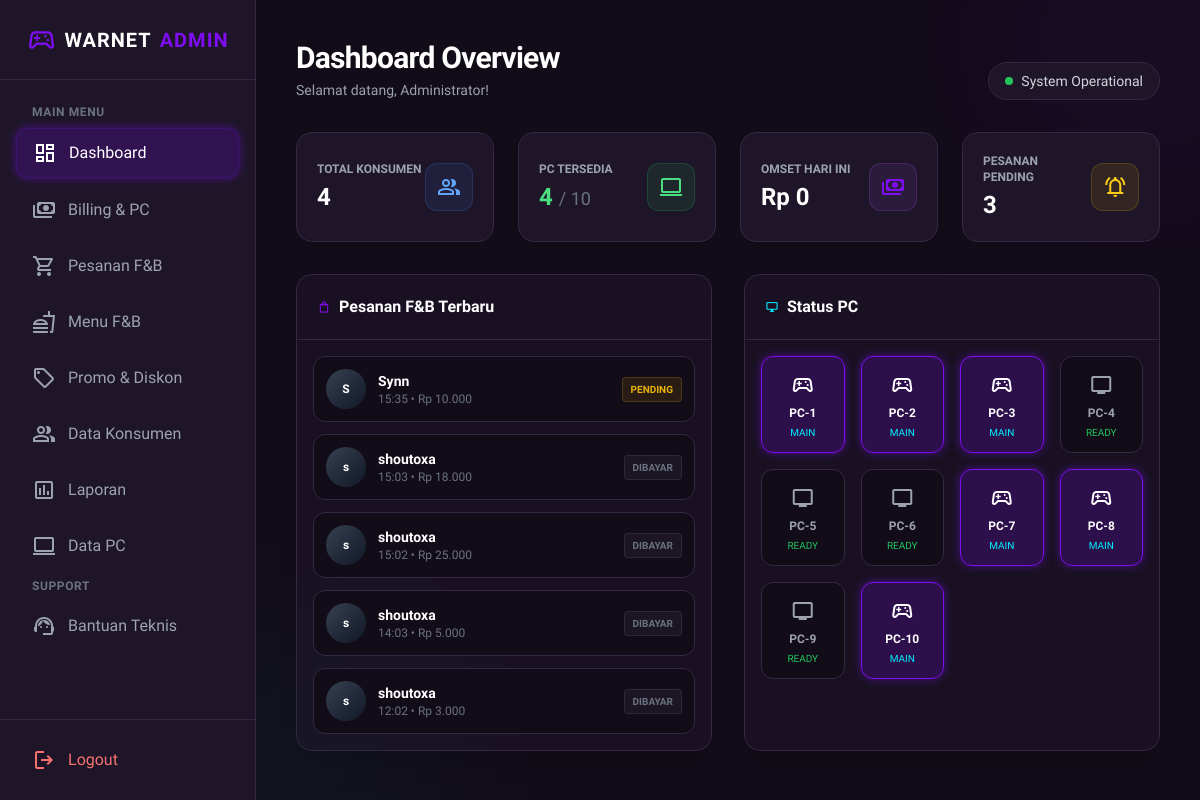
The page /pages/admin/dashboard.php (signed in) on the database its author committed.
### tables this page shows
CREATE TABLE `pesanan` (
  `id_pesanan` int(11) NOT NULL,
  `waktu_pesanan` datetime DEFAULT NULL,
  `status_pesanan` enum('pending','dibayar','selesai','batal') DEFAULT NULL,
  `total_pesanan` decimal(12,2) DEFAULT NULL,
  `id_konsumen` int(11) DEFAULT NULL,
  `id_keranjang` int(11) DEFAULT NULL,
  `id_admin` int(11) DEFAULT NULL,
  `id_promo` int(11) DEFAULT NULL
);

CREATE TABLE `konsumen` (
  `id_konsumen` int(11) NOT NULL,
  `username` varchar(50) DEFAULT NULL,
  `password` varchar(255) DEFAULT NULL,
  `email` varchar(100) DEFAULT NULL,
  `saldo` decimal(12,2) DEFAULT NULL
);

CREATE TABLE `pc` (
  `id_pc` int(11) NOT NULL,
  `status_pc` enum('tersedia','digunakan','rusak') DEFAULT NULL,
  `id_konsumen` int(11) DEFAULT NULL,
  `id_admin` int(11) DEFAULT NULL
);

### pages/admin/dashboard.php (the view, shortened to what this page needs)
<?php
require_once '../../includes/config.php';
$total_konsumen = 0;
$q = $conn->query("SELECT COUNT(*) as total FROM konsumen");
if ($q) $total_konsumen = $q->fetch_assoc()['total'];
$total_pc = 0;
$q = $conn->query("SELECT COUNT(*) as total FROM pc");
if ($q) $total_pc = $q->fetch_assoc()['total'];
$pc_tersedia = 0;
$q = $conn->query("SELECT COUNT(*) as total FROM pc WHERE status_pc = 'tersedia'");
if ($q) $pc_tersedia = $q->fetch_assoc()['total'];
$today = date('Y-m-d');
$q1 = $conn->query("SELECT COALESCE(SUM(total_pesanan), 0) as total FROM pesanan WHERE DATE(waktu_pesanan) = '$today' AND status_pesanan = 'selesai'");
$rev_fnb = $q1 ? $q1->fetch_assoc()['total'] : 0;
$q2 = $conn->query("SELECT COALESCE(SUM(total_bayar), 0) as total FROM transaksi_pc WHERE DATE(waktu_mulai) = '$today'");
$rev_pc = $q2 ? $q2->fetch_assoc()['total'] : 0;
$revenue_today = $rev_fnb + $rev_pc;
$pending_orders = 0;
$q = $conn->query("SELECT COUNT(*) as total FROM pesanan WHERE status_pesanan = 'pending'");
if ($q) $pending_orders = $q->fetch_assoc()['total'];
function rupiah($angka)
{
    return "Rp " . number_format($angka, 0, ',', '.');
}
?>
<!DOCTYPE html>
<html lang="id" class="dark">
<head>
    <script src="https://cdn.tailwindcss.com"></script>
</head>
<body class="bg-dark-bg text-gray-200 font-sans antialiased h-screen flex overflow-hidden">
    <?php include '../../includes/sidebar_admin.php'; ?>
    <main class="flex-1 flex flex-col h-screen overflow-hidden relative md:ml-64">
        <div class="absolute top-0 left-0 w-full h-full overflow-hidden pointer-events-none z-0">
        </div>
        <div class="flex-1 overflow-y-auto p-6 md:p-10 z-10 scroll-smooth">
            <div class="flex justify-between items-end mb-8">
                <div>
                    <h2 class="text-3xl font-bold text-white tracking-tight">Dashboard Overview</h2>
                    <p class="text-gray-400 mt-1 text-sm">Selamat datang, Administrator!</p>
                </div>
                <div class="hidden md:block">
                    <div class="px-4 py-2 bg-dark-surface rounded-full border border-dark-border flex items-center gap-2 text-sm text-gray-300">
                        <span class="w-2 h-2 rounded-full bg-green-500 animate-pulse"></span>
                        System Operational
                    </div>
                </div>
            </div>
            <div class="grid grid-cols-1 md:grid-cols-2 lg:grid-cols-4 gap-6 mb-8">
                <div class="bg-dark-surface border border-dark-border p-5 rounded-2xl flex items-center justify-between hover:border-primary/50 transition-all group">
                    <div>
                        <p class="text-gray-400 text-xs uppercase font-semibold mb-1">Total Konsumen</p>
                        <h3 class="text-2xl font-bold text-white group-hover:text-primary transition-colors"><?= $total_konsumen; ?></h3>
                    </div>
                    <div class="w-12 h-12 rounded-xl bg-blue-500/10 text-blue-400 flex items-center justify-center border border-blue-500/20">
                        <span class="material-symbols-outlined">group</span>
                    </div>
                </div>
                <div class="bg-dark-surface border border-dark-border p-5 rounded-2xl flex items-center justify-between hover:border-primary/50 transition-all group">
                    <div>
                        <p class="text-gray-400 text-xs uppercase font-semibold mb-1">PC Tersedia</p>
                        <h3 class="text-2xl font-bold text-white">
                            <span class="text-green-400"><?= $pc_tersedia; ?></span>
                            <span class="text-gray-500 text-lg font-normal">/ <?= $total_pc; ?></span>
                        </h3>
                    </div>
                    <div class="w-12 h-12 rounded-xl bg-green-500/10 text-green-400 flex items-center justify-center border border-green-500/20">
                        <span class="material-symbols-outlined">computer</span>
                    </div>
                </div>
                <div class="bg-dark-surface border border-dark-border p-5 rounded-2xl flex items-center justify-between hover:border-primary/50 transition-all group">
                    <div>
                        <p class="text-gray-400 text-xs uppercase font-semibold mb-1">Omset Hari Ini</p>
                        <h3 class="text-2xl font-bold text-white group-hover:text-neon-cyan transition-colors"><?= rupiah($revenue_today); ?></h3>
                    </div>
                    <div class="w-12 h-12 rounded-xl bg-purple-500/10 text-primary flex items-center justify-center border border-purple-500/20">
                        <span class="material-symbols-outlined">payments</span>
                    </div>
                </div>
                <div class="bg-dark-surface border border-dark-border p-5 rounded-2xl flex items-center justify-between hover:border-primary/50 transition-all group">
                    <div>
                        <p class="text-gray-400 text-xs uppercase font-semibold mb-1">Pesanan Pending</p>
                        <h3 class="text-2xl font-bold text-white group-hover:text-yellow-400 transition-colors"><?= $pending_orders; ?></h3>
                    </div>
                    <div class="w-12 h-12 rounded-xl bg-yellow-500/10 text-yellow-400 flex items-center justify-center border border-yellow-500/20">
                        <span class="material-symbols-outlined">notifications_active</span>
                    </div>
                </div>
            </div>
            <div class="grid grid-cols-1 lg:grid-cols-2 gap-8">
                <div class="bg-dark-surface/60 backdrop-blur-xl border border-dark-border rounded-2xl overflow-hidden shadow-xl">
                    <div class="p-5 border-b border-dark-border flex justify-between items-center">
                        <h3 class="font-semibold text-white flex items-center gap-2">
                            <span class="material-symbols-outlined text-primary text-sm">shopping_bag</span>
                            Pesanan F&B Terbaru
                        </h3>
                    </div>
                    <div class="p-4 space-y-3">
                        <?php
                        $recent = $conn->query("SELECT p.*, k.username FROM pesanan p JOIN konsumen k ON p.id_konsumen = k.id_konsumen ORDER BY p.waktu_pesanan DESC LIMIT 5");
                        if ($recent && $recent->num_rows > 0):
                            while ($r = $recent->fetch_assoc()):
                                $status = $r['status_pesanan'];
                                $color = ($status == 'pending') ? 'yellow' : (($status == 'selesai') ? 'green' : 'gray');
                        ?>
                                <div class="flex items-center justify-between p-3 rounded-xl bg-dark-bg border border-dark-border hover:border-primary/30 transition-all">
                                    <div class="flex items-center gap-3">
                                        <div class="w-10 h-10 rounded-full bg-gradient-to-br from-gray-700 to-gray-900 flex items-center justify-center font-bold text-xs text-white">
                                            <?= substr($r['username'], 0, 1); ?>
                                        </div>
                                        <div>
                                            <p class="text-sm font-semibold text-white"><?= $r['username']; ?></p>
                                            <p class="text-xs text-gray-500"><?= date('H:i', strtotime($r['waktu_pesanan'])); ?> • <?= rupiah($r['total_pesanan']); ?></p>
                                        </div>
                                    </div>
                                    <span class="px-2 py-1 rounded text-[10px] uppercase font-bold bg-<?= $color; ?>-500/10 text-<?= $color; ?>-500 border border-<?= $color; ?>-500/20">
                                        <?= ucfirst($status); ?>
                                    </span>
                                </div>
                            <?php endwhile;
                        else: ?>
                            <div class="text-center text-gray-500 py-4 text-sm">Belum ada pesanan terbaru.</div>
                        <?php endif; ?>
                    </div>
                </div>
                <div class="bg-dark-surface/60 backdrop-blur-xl border border-dark-border rounded-2xl overflow-hidden shadow-xl">
                    <div class="p-5 border-b border-dark-border flex justify-between items-center">
                        <h3 class="font-semibold text-white flex items-center gap-2">
                            <span class="material-symbols-outlined text-neon-cyan text-sm">desktop_windows</span>
                            Status PC
                        </h3>
                    </div>
                    <div class="p-4">
                        <div class="grid grid-cols-2 sm:grid-cols-4 gap-4">
                            <?php
                            $pc_query = $conn->query("SELECT * FROM pc ORDER BY id_pc ASC LIMIT 12");
                            while ($pc = $pc_query->fetch_assoc()):
                                $is_ready = ($pc['status_pc'] == 'tersedia');
                                $bg_class = $is_ready ? 'bg-dark-bg border-dark-border text-gray-400' : 'bg-primary/20 border-primary text-white shadow-neon';
                            ?>
                                <div class="p-3 rounded-xl border <?= $bg_class; ?> flex flex-col items-center justify-center transition-all text-center">
                                    <span class="material-symbols-outlined text-2xl mb-1"><?= $is_ready ? 'tv' : 'sports_esports'; ?></span>
                                    <span class="text-xs font-bold">PC-<?= $pc['id_pc']; ?></span>
                                    <span class="text-[10px] uppercase mt-1 <?= $is_ready ? 'text-green-500' : 'text-neon-cyan animate-pulse'; ?>">
                                        <?= $is_ready ? 'Ready' : 'Main'; ?>
                                    </span>
                                </div>
                            <?php endwhile; ?>
                        </div>
                    </div>
                </div>
            </div>
        </div>
    </main>
</body>
</html>

### includes/sidebar_admin.php (style rules this page uses)
main { animation: pageEnter 0.5s cubic-bezier(0.2, 0.8, 0.2, 1) forwards; }

### rows shown on the page
pesanan: id_konsumen.username "S", id_konsumen.username "Synn", waktu_pesanan "15:35", total_pesanan "Rp 10.000", status_pesanan "PENDING"
pesanan: id_konsumen.username "s", id_konsumen.username "shoutoxa", waktu_pesanan "15:03", total_pesanan "Rp 18.000", status_pesanan "DIBAYAR"
pesanan: id_konsumen.username "s", id_konsumen.username "shoutoxa", waktu_pesanan "15:02", total_pesanan "Rp 25.000", status_pesanan "DIBAYAR"
pesanan: id_konsumen.username "s", id_konsumen.username "shoutoxa", waktu_pesanan "14:03", total_pesanan "Rp 5.000", status_pesanan "DIBAYAR"
pesanan: id_konsumen.username "s", id_konsumen.username "shoutoxa", waktu_pesanan "12:02", total_pesanan "Rp 3.000", status_pesanan "DIBAYAR"
pc: id_pc "1", status_pc "MAIN"
pc: id_pc "2", status_pc "MAIN"
pc: id_pc "3", status_pc "MAIN"
pc: id_pc "4", status_pc "READY"
pc: id_pc "5", status_pc "READY"
pc: id_pc "6", status_pc "READY"
pc: id_pc "7", status_pc "MAIN"
pc: id_pc "8", status_pc "MAIN"
pc: id_pc "9", status_pc "READY"
pc: id_pc "10", status_pc "MAIN"

### other values the page prints
$total_konsumen "4"
$pc_tersedia "4"
$total_pc "10"
rupiah($revenue_today) "Rp 0"
$pending_orders "3"
